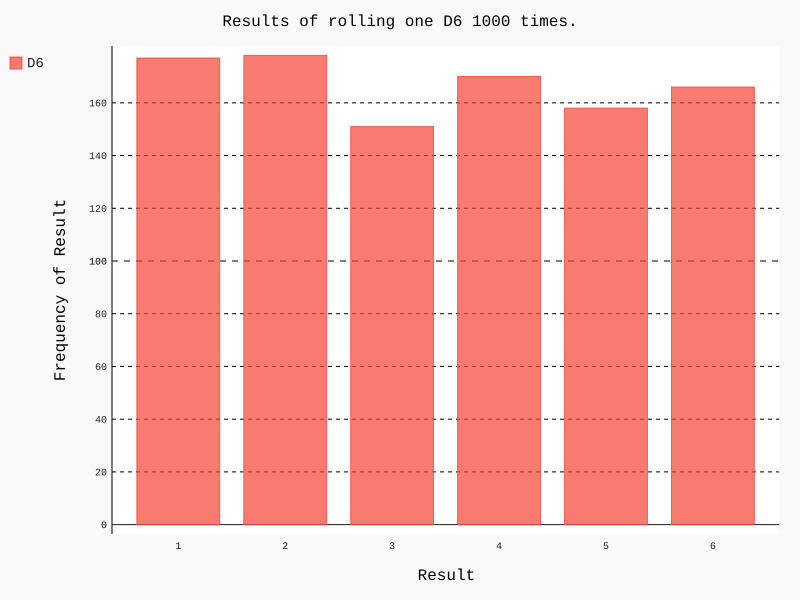

Reproduce this figure in Python.
from die import Die
import pygal

# Create a D6.
die = Die()

# Make some rolls, and store results in a list.
results = []
for roll_num in range(1000):
    result = die.roll()
    results.append(result)

# Analyze the results.
frequencies = []

for value in range(1, die.num_sides+1):
    frequency = results.count(value)
    frequencies.append(frequency)

# Visualize the results.
hist = pygal.Bar()

hist.title = "Results of rolling one D6 1000 times."
hist.x_labels = ['1', '2', '3', '4', '5', '6']
hist.x_title = "Result"
hist.y_title = "Frequency of Result"

hist.add('D6', frequencies)
hist.render_to_file('die_visual.svg')

print(frequencies)
